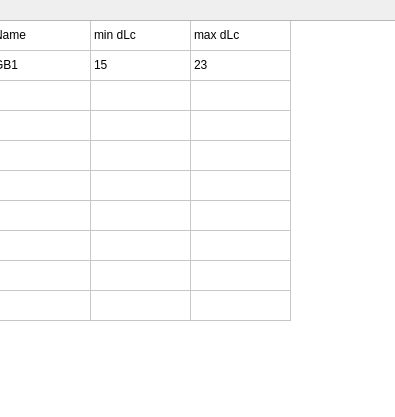
<?xml version="1.0" encoding="UTF-8"?>
<ui version="4.0">
 <class>dlc_range</class>
 <widget class="QDialog" name="dlc_range">
  <property name="geometry">
   <rect>
    <x>0</x>
    <y>0</y>
    <width>395</width>
    <height>417</height>
   </rect>
  </property>
  <property name="windowTitle">
   <string>dLc settings</string>
  </property>
  <widget class="QTableWidget" name="tableWidget">
   <property name="geometry">
    <rect>
     <x>-10</x>
     <y>20</y>
     <width>491</width>
     <height>501</height>
    </rect>
   </property>
   <property name="inputMethodHints">
    <set>Qt::ImhNone</set>
   </property>
   <property name="rowCount">
    <number>10</number>
   </property>
   <property name="columnCount">
    <number>3</number>
   </property>
   <attribute name="horizontalHeaderVisible">
    <bool>false</bool>
   </attribute>
   <attribute name="horizontalHeaderHighlightSections">
    <bool>false</bool>
   </attribute>
   <attribute name="verticalHeaderVisible">
    <bool>false</bool>
   </attribute>
   <row/>
   <row/>
   <row/>
   <row/>
   <row/>
   <row/>
   <row/>
   <row/>
   <row/>
   <row/>
   <column/>
   <column/>
   <column/>
   <item row="0" column="0">
    <property name="text">
     <string>Name</string>
    </property>
   </item>
   <item row="0" column="1">
    <property name="text">
     <string>min dLc</string>
    </property>
   </item>
   <item row="0" column="2">
    <property name="text">
     <string>max dLc</string>
    </property>
   </item>
   <item row="1" column="0">
    <property name="text">
     <string>GB1</string>
    </property>
   </item>
   <item row="1" column="1">
    <property name="text">
     <string>15</string>
    </property>
   </item>
   <item row="1" column="2">
    <property name="text">
     <string>23</string>
    </property>
   </item>
  </widget>
 </widget>
 <resources/>
 <connections/>
</ui>
